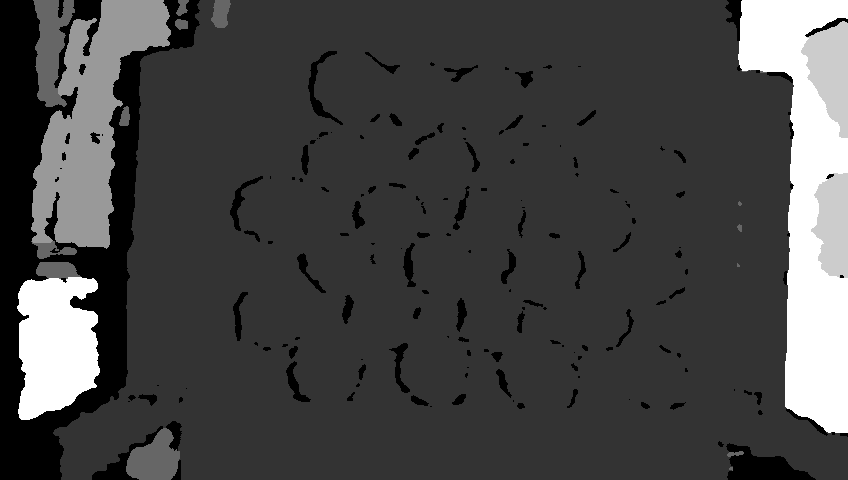
#> input picture uploaded_images/0002.png, 848 x 480 px; its folder holds 4 pictures in this run; the run also reads 1 picture not shown here
$ python debug_analysis.py
#> lines starting #> are read from the running program, lines starting #| are printed output that depends on the picture; after the words box and inside, x2 and y2 are one past the last pixel; in counts of white or black regions, pixels touching at a corner belong together
### single_placement_pipeline.py
#!/usr/bin/env python3
"""
Single Placement Pipeline for Fruit Label Placement
Generates exactly one optimal placement per fruit with visual marking.
"""

import cv2
import numpy as np
import time
import logging
from typing import Dict, List, Optional, Tuple
from dataclasses import dataclass
import json
import os
from pathlib import Path

logger = logging.getLogger(__name__)


@dataclass
class OptimalPlacement:
    """Single optimal placement per fruit."""
    fruit_id: int
    center_x: int
    center_y: int
    confidence: float
    planarity_score: float
    depth: float
    world_coords: Tuple[float, float, float]
    radius: int  # Label radius in pixels


class SinglePlacementAnalyzer:
    """Optimized analyzer that finds one best placement per fruit."""

    def __init__(self, config_path: str = "config_realtime.yaml"):
        """Initialize with optimized configuration."""
        import yaml
        with open(config_path, 'r') as f:
            self.config = yaml.safe_load(f)

        # Camera parameters
        self.fx = self.config['camera']['fx']
        self.fy = self.config['camera']['fy']
        self.cx = self.config['camera']['cx']
        self.cy = self.config['camera']['cy']

        # Placement parameters
        self.min_radius = 15  # Minimum label radius
        self.max_radius = 40  # Maximum label radius
        self.edge_margin = 10  # Minimum distance from fruit edge

        logger.info("Single placement analyzer initialized")

    def process_image_single(self, color_image: np.ndarray,
                           depth_image: np.ndarray) -> Dict:
        """Process image and return one placement per fruit."""
        start_time = time.time()

        results = {
            'processing_time': 0,
            'fruits': [],
            'total_placements': 0,
            'image_shape': color_image.shape
        }

        try:
            # 1. Fast fruit segmentation
            fruits = self._segment_fruits(color_image, depth_image)

            # 2. Find optimal placement for each fruit
            for fruit in fruits:
                optimal_placement = self._find_optimal_placement(
                    fruit, color_image, depth_image
                )

                if optimal_placement:
                    fruit_result = {
                        'fruit_id': int(fruit['id']),
                        'area': int(fruit['area']),
                        'centroid': [float(fruit['centroid'][0]), float(fruit['centroid'][1])],
                        'bbox': fruit['bbox'],
                        'optimal_placement': {
                            'center': [int(optimal_placement.center_x), int(optimal_placement.center_y)],
                            'confidence': float(optimal_placement.confidence),
                            'planarity_score': float(optimal_placement.planarity_score),
                            'depth': float(optimal_placement.depth),
                            'world_coords': [float(x) for x in optimal_placement.world_coords],
                            'radius': int(optimal_placement.radius)
                        }
                    }
                    results['fruits'].append(fruit_result)
                    results['total_placements'] += 1

            processing_time = time.time() - start_time
            results['processing_time'] = processing_time

            logger.info(f"Processed {len(fruits)} fruits with {results['total_placements']} placements in {processing_time:.3f}s")

        except Exception as e:
            logger.error(f"Processing failed: {e}")
            results['error'] = str(e)
            results['processing_time'] = time.time() - start_time

        return results

    def _segment_fruits(self, color_image: np.ndarray,
                       depth_image: np.ndarray) -> List[Dict]:
        """Fast fruit segmentation using color and depth."""
        # Convert to HSV for color segmentation
        hsv = cv2.cvtColor(color_image, cv2.COLOR_RGB2HSV)

        # Combined mask for red/orange fruits
        red_lower1 = np.array([0, 50, 50])
        red_upper1 = np.array([10, 255, 255])
        red_lower2 = np.array([160, 50, 50])
        red_upper2 = np.array([180, 255, 255])
        orange_lower = np.array([5, 50, 50])
        orange_upper = np.array([25, 255, 255])

        mask1 = cv2.inRange(hsv, red_lower1, red_upper1)
        mask2 = cv2.inRange(hsv, red_lower2, red_upper2)
        mask3 = cv2.inRange(hsv, orange_lower, orange_upper)
        color_mask = cv2.bitwise_or(cv2.bitwise_or(mask1, mask2), mask3)

        # Resize depth image to match color image if needed
        if depth_image.shape != color_image.shape[:2]:
            depth_image = cv2.resize(depth_image, (color_image.shape[1], color_image.shape[0]))

        # Depth filtering
        depth_mask = (depth_image > 100) & (depth_image < 2000)  # 10cm to 2m
        combined_mask = color_mask & (depth_mask.astype(np.uint8) * 255)

        # Clean up mask
        kernel = cv2.getStructuringElement(cv2.MORPH_ELLIPSE, (5, 5))
        combined_mask = cv2.morphologyEx(combined_mask, cv2.MORPH_CLOSE, kernel)
        combined_mask = cv2.morphologyEx(combined_mask, cv2.MORPH_OPEN, kernel)

        # Find connected components
        num_labels, labels = cv2.connectedComponents(combined_mask)

        fruits = []
        for label_id in range(1, num_labels):
            mask = (labels == label_id)
            area = np.sum(mask)

            if area < 500:  # Filter small areas
                continue

            # Calculate fruit properties
            y_coords, x_coords = np.where(mask)
            if len(y_coords) == 0 or len(x_coords) == 0:
                continue  # Skip invalid masks

            centroid_y = float(np.mean(y_coords))
            centroid_x = float(np.mean(x_coords))
            bbox = [int(np.min(y_coords)), int(np.min(x_coords)),
                   int(np.max(y_coords)), int(np.max(x_coords))]
            mean_depth = float(np.mean(depth_image[mask]) / 1000.0)  # Convert to meters

            fruits.append({
                'id': label_id,
                'mask': mask,
                'area': area,
                'centroid': (centroid_y, centroid_x),
                'bbox': bbox,
                'mean_depth': mean_depth
            })

        return fruits

    # [260 lines left out: functions _find_optimal_placement, _evaluate_placement, _estimate_planarity, _pixel_to_world, create_marked_visualization, save_results and 1 more, not called in this run]


# [53 lines that do not run on import are left out]

### debug_analysis.py
#!/usr/bin/env python3
"""
Debug script to test fruit detection on uploaded images
"""

import cv2
import numpy as np
import os
from single_placement_pipeline import SinglePlacementAnalyzer

def debug_fruit_detection():
    """Test fruit detection with uploaded images."""

    print("🔍 Debugging Fruit Detection...")

    # Check uploaded images
    upload_dir = "uploaded_images"
    files = os.listdir(upload_dir)
    print(f"📁 Found uploaded files: {files}")

    # Try different combinations
    color_candidates = [f for f in files if not 'depth' in f.lower()]
    depth_candidates = [f for f in files if 'depth' in f.lower()]

    print(f"🎨 Color candidates: {color_candidates}")
    print(f"📏 Depth candidates: {depth_candidates}")

    # Try to find a working pair
    if color_candidates and depth_candidates:
        color_path = os.path.join(upload_dir, color_candidates[0])
        depth_path = os.path.join(upload_dir, depth_candidates[0])
        test_pair(color_path, depth_path)
    elif len(color_candidates) >= 2:
        # Try using two color images (second as depth)
        color_path = os.path.join(upload_dir, color_candidates[0])
        depth_path = os.path.join(upload_dir, color_candidates[1])
        print("⚠️ Using second color image as depth (may not work well)")
        test_pair(color_path, depth_path)
    else:
        print("❌ Need at least 2 images to proceed")
        return

def test_pair(color_path, depth_path):
    """Test analysis with a specific image pair."""
#> called with color_path = 'uploaded_images/0002.png', depth_path = 'uploaded_images/0002_depth.png'

    print(f"\n🧪 Testing pair:")
    print(f"   Color: {color_path}")
    print(f"   Depth: {depth_path}")

    try:
        # Load images
        print("📖 Loading images...")
        color_image = cv2.imread(color_path)
#> color_image is the input picture: shape (480, 848, 3); min 0, max 5, mean 1.34
        color_image = cv2.cvtColor(color_image, cv2.COLOR_BGR2RGB)

        depth_image = cv2.imread(depth_path, cv2.IMREAD_UNCHANGED)
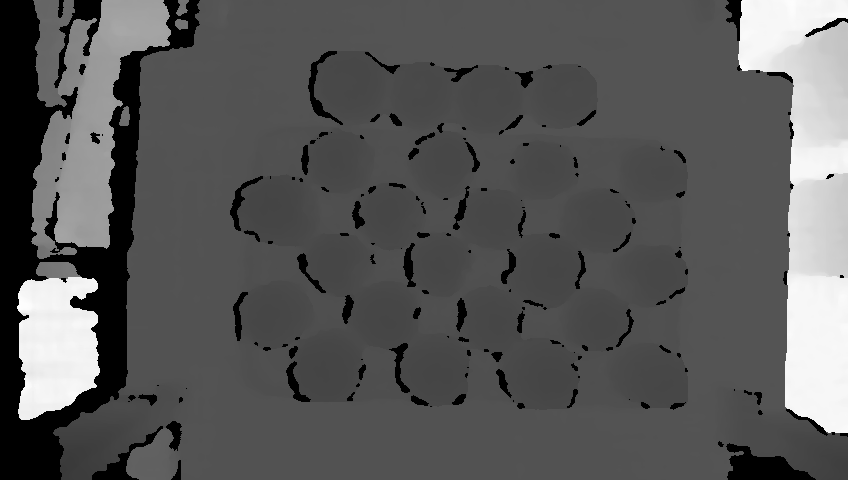
#> depth_image: shape (480, 848) uint16; min 0, max 1533, mean 530.6; drawn with min black and max white

        print(f"✅ Color shape: {color_image.shape}")
#| ✅ Color shape: (480, 848, 3)
        print(f"✅ Depth shape: {depth_image.shape}")
#| ✅ Depth shape: (480, 848)
        print(f"✅ Color type: {color_image.dtype}")
#| ✅ Color type: uint8
        print(f"✅ Depth type: {depth_image.dtype}")
#| ✅ Depth type: uint16
        print(f"✅ Depth range: {np.min(depth_image)} - {np.max(depth_image)}")
#| ✅ Depth range: 0 - 1533

        # Test fruit detection step by step
        analyzer = SinglePlacementAnalyzer()

        print("\n🍎 Testing fruit segmentation...")

        # Convert to HSV for fruit detection
        hsv = cv2.cvtColor(color_image, cv2.COLOR_RGB2HSV)
#> hsv: shape (480, 848, 3); mean H, S, V 0, 0, 1.34

        # Red/orange fruit detection (apples/tomatoes)
        lower_red1 = np.array([0, 50, 50])
        upper_red1 = np.array([10, 255, 255])
        lower_red2 = np.array([160, 50, 50])
        upper_red2 = np.array([180, 255, 255])

        mask1 = cv2.inRange(hsv, lower_red1, upper_red1)
#> mask1: shape (480, 848); every value is 0
        mask2 = cv2.inRange(hsv, lower_red2, upper_red2)
        fruit_mask = cv2.bitwise_or(mask1, mask2)

        # Count fruit pixels
        fruit_pixels = np.sum(fruit_mask > 0)
#> fruit_pixels = 0
        total_pixels = fruit_mask.shape[0] * fruit_mask.shape[1]
#> total_pixels = 407040
        fruit_percentage = (fruit_pixels / total_pixels) * 100
#> fruit_percentage = 0

        print(f"🎯 Fruit pixels: {fruit_pixels}")
#| 🎯 Fruit pixels: 0
        print(f"📊 Fruit percentage: {fruit_percentage:.2f}%")
#| 📊 Fruit percentage: 0.00%

        if fruit_pixels < 1000:
            print("⚠️ Very few fruit pixels detected - adjusting thresholds...")

            # Try more lenient thresholds
            lower_red1 = np.array([0, 30, 30])
            upper_red1 = np.array([15, 255, 255])
            lower_red2 = np.array([160, 30, 30])
            upper_red2 = np.array([180, 255, 255])

            mask1 = cv2.inRange(hsv, lower_red1, upper_red1)
            mask2 = cv2.inRange(hsv, lower_red2, upper_red2)
            fruit_mask = cv2.bitwise_or(mask1, mask2)

            fruit_pixels = np.sum(fruit_mask > 0)
            fruit_percentage = (fruit_pixels / total_pixels) * 100
            print(f"🔄 Adjusted fruit pixels: {fruit_pixels}")
#| 🔄 Adjusted fruit pixels: 0
            print(f"📊 Adjusted fruit percentage: {fruit_percentage:.2f}%")
#| 📊 Adjusted fruit percentage: 0.00%

        # Save debug mask
        cv2.imwrite("output/debug_fruit_mask.png", fruit_mask)
        print("💾 Saved fruit mask to output/debug_fruit_mask.png")

        # Now try full analysis
        print("\n🚀 Running full analysis...")
        results = analyzer.process_image_single(color_image, depth_image)
#> in _segment_fruits, `depth_mask = (depth_image > 100) & (depth_image < 2000)`:
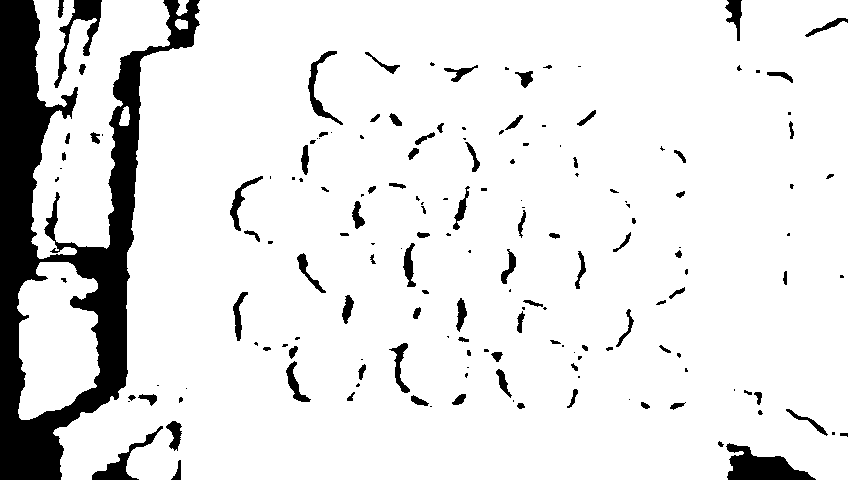
#> depth_mask: shape (480, 848) bool; 89.2% white; 168 black regions (74 under 20 px), largest, box (x1, y1, x2, y2) and area: (0, 0, 200, 480) 30497, (726, 443, 816, 480) 1781, (54, 0, 102, 88) 1124
#> in _segment_fruits, `num_labels, labels = cv2.connectedComponents(combined_mask)`: labels: shape (480, 848) int32; every value is 0
#> in _segment_fruits, `num_labels, labels = cv2.connectedComponents(combined_mask)`: num_labels = 1
#> after the loop in _segment_fruits, `for label_id in range(1, num_labels):`: fruits = []
#> results = {'processing_time': 0.0273, 'fruits': [], 'total_placements': 0, 'image_shape': (480, 848, 3)}

        print(f"📊 Results: {len(results['fruits'])} fruits detected")
#| 📊 Results: 0 fruits detected
        print(f"⏱️ Processing time: {results['processing_time']:.3f}s")
#| ⏱️ Processing time: 0.027s

        if len(results['fruits']) > 0:
            print("✅ SUCCESS! Fruits detected:")
            for i, fruit in enumerate(results['fruits']):
                print(f"   🍎 Fruit {i+1}: {fruit}")
        else:
            print("❌ No fruits detected")

    except Exception as e:
        print(f"❌ Error: {e}")
        import traceback
        traceback.print_exc()

if __name__ == "__main__":
    debug_fruit_detection()
